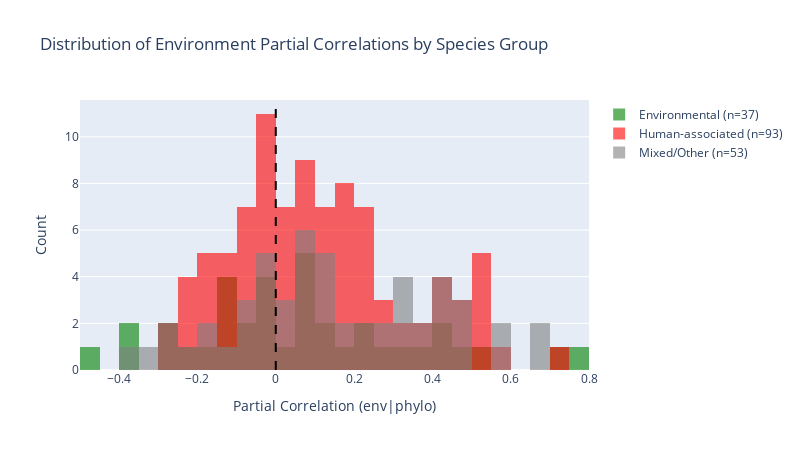

Notebook code for this chart:
### Code cell
# Overlaid histograms
fig_hist = go.Figure()
for group, color in [('Environmental', 'green'), ('Human-associated', 'red'), ('Mixed/Other', 'gray')]:
    vals = corr_df[corr_df['group'] == group]['r_partial_emb_jaccard'].dropna()
    if len(vals) > 0:
        fig_hist.add_trace(go.Histogram(
            x=vals, name=f'{group} (n={len(vals)})',
            opacity=0.6, marker_color=color, nbinsx=30,
        ))
fig_hist.update_layout(
    title='Distribution of Environment Partial Correlations by Species Group',
    xaxis_title='Partial Correlation (env|phylo)', yaxis_title='Count',
    barmode='overlay', width=800, height=450,
)
fig_hist.add_vline(x=0, line_dash='dash', line_color='black')
save_fig(fig_hist, 'partial_corr_distributions')
fig_hist.show()

### Figure 1 — Plotly figure (JSON) as saved in the notebook; plotly's stock layout.template omitted (floating-point values rounded to 4 significant figures)
{"data": [{"marker": {"color": "green"}, "name": "Environmental (n=37)", "nbinsx": 30, "opacity": 0.6, "type": "histogram", "x": [-0.3564, 0.2403, -0.01815, 0.2282, 0.4436, -0.08691, 0.1805, 0.7822, 0.08092, 0.1154, -0.3918, 0.04329, 0.5144, 0.3807, -0.2668, -0.03448, 0.4247, -0.1099, -0.188, 0.1267, -0.1042, -0.04438, 0.7402, -0.1404, -0.4971, 0.05113, -0.07852, -0.2795, 0.09412, 0.3297, 0.07006, 0.2874, 0.4861, 0.05868, -0.2362, -0.006708, -0.1403]}, {"marker": {"color": "red"}, "name": "Human-associated (n=93)", "nbinsx": 30, "opacity": 0.6, "type": "histogram", "x": [0.1874, -0.1175, -0.0183, 0.2346, 0.2949, 0.09541, -0.06699, 0.05657, 0.2311, -0.223, 0.2338, 0.1158, 0.2429, 0.1816, -0.0827, 0.2667, -0.003392, 0.1521, 0.07977, -0.2971, 0.1083, 0.3131, 0.1359, 0.04767, 0.008396, -0.05349, 0.2113, 0.01583, 0.1549, -0.09846, 0.4795, 0.04822, 0.1702, -0.2079, 0.08077, 0.3494, 0.06813, -0.02657, 0.5316, -0.04586, 0.7259, 0.2077, -0.1318, -0.01035, 0.01341, 0.1237, 0.2779, 0.07802, -0.01179, 0.08687, -0.196, 0.3886, 0.1159, -0.01008, 0.5402, 0.4724, -0.2364, 0.1023, 0.4754, -0.03792, 0.4101, -0.0487, -0.05728, 0.516, 0.5322, -0.1346, 0.08382, -0.1006, -0.1631, 0.1845, 0.1659, -0.1676, -0.2498, 0.448, 0.5389, 0.3564, -0.1379, -0.02465, 0.1471, -0.1944, 0.5669, 0.005538, -0.02915, 0.1581, 0.08532, -0.2527, 0.4166, 0.009812, -0.09624, 0.246, -0.1892, 0.4175, -0.08923]}, {"marker": {"color": "gray"}, "name": "Mixed/Other (n=53)", "nbinsx": 30, "opacity": 0.6, "type": "histogram", "x": [0.08572, 0.05276, -0.07325, 0.2707, 0.4401, 0.06884, 0.1092, 0.6778, 0.196, -0.09754, 0.05262, 0.1269, 0.2195, 0.1006, 0.2887, 0.003476, -0.3357, 0.03901, -0.07146, -0.2767, 0.3306, -0.01003, 0.3364, -0.12, 0.4213, 0.0554, -0.003673, 0.4455, 0.3566, 0.3064, 0.3329, -0.1622, -0.2885, 0.6935, -0.3811, 0.4688, 0.137, -0.04287, 0.05533, 0.4768, 0.4273, 0.3652, 0.01245, 0.5603, -0.1528, -0.202, -0.03693, 0.1656, 0.129, 0.2314, 0.4839, -0.0237, 0.5878]}], "layout": {"barmode": "overlay", "height": 450, "shapes": [{"line": {"color": "black", "dash": "dash"}, "type": "line", "x0": 0, "x1": 0, "xref": "x", "y0": 0, "y1": 1, "yref": "y domain"}], "title": {"text": "Distribution of Environment Partial Correlations by Species Group"}, "width": 800, "xaxis": {"title": {"text": "Partial Correlation (env|phylo)"}}, "yaxis": {"title": {"text": "Count"}}}}
